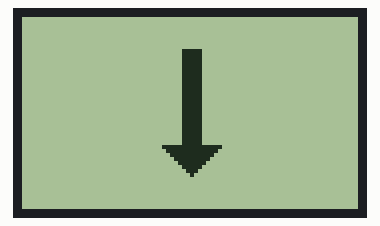
This sketch was run on a simulated Arduino Uno, built with avr-gcc and run on an emulated ATmega328P. On the bench: 84×48 one-colour display.

Above: at 0.1 s.

The sketch:

LCD_test.ino
```cpp
/*
 * To use this sketch, connect the eight pins from your LCD like thus:
 *
 * Pin 1 -> +3.3V (rightmost, when facing the display head-on)
 * Pin 2 -> Arduino digital pin 3
 * Pin 3 -> Arduino digital pin 4
 * Pin 4 -> Arduino digital pin 5
 * Pin 5 -> Arduino digital pin 7
 * Pin 6 -> Ground
 * Pin 7 -> 10uF capacitor -> Ground
 * Pin 8 -> Arduino digital pin 6
 *
 * Since these LCDs are +3.3V devices, you have to add extra components to
 * connect it to the digital pins of the Arduino (not necessary if you are
 * using a 3.3V variant of the Arduino, such as Sparkfun's Arduino Pro).
 */


#include <PCD8544.h>


// Arrow base (up and down)
const unsigned char base [] = {
  0xFF, 0xFF, 0xFF, 0xFF, 0xFF
};

const unsigned char base2 [] = {
  0xFF, 0xFF, 0xFF, 0xFF, 0xFF
};

const unsigned char base3 [] = {
  0xFF, 0xFF, 0xFF, 0xFF, 0xFF
};

// Arrow down
const unsigned char arrow [] = {
  0x01, 0x03, 0x07, 0x0F, 0x1F
};

const unsigned char arrow1 [] = {
  0x3F, 0x7F, 0xFF, 0x7F, 0x3F
};

const unsigned char arrow2 [] = {
  0x1F, 0x0F, 0x07, 0x03, 0x01
};

//Arrow up
const unsigned char arrowU [] = {
  0x80, 0xC0, 0xE0, 0xF0, 0xF8
};

const unsigned char arrowU1 [] = {
  0xFC, 0xFE, 0xFF, 0xFE, 0xFC
};

const unsigned char arrowU2 [] = {
  0xF8, 0xF0, 0xE0, 0xC0, 0x80
};

// Arrow base for left and right
const unsigned char baseR [] = {
  0x0F, 0x0F, 0x0F, 0x0F, 0x0F
};

const unsigned char baseR2 [] = {
  0x0F, 0x0F, 0x0F, 0x0F, 0x0F
};

const unsigned char baseR3 [] = {
  0x0F, 0x0F, 0x0F, 0x0F, 0x0F
};

const unsigned char baseR4 [] = {
  0x0F, 0x0F, 0x0F, 0x0F, 0x0F
};

const unsigned char baseR5 [] = {
  0x0F, 0x0F, 0x0F, 0x0F, 0x0F
};

const unsigned char baseR6 [] = {
  0x0F, 0x0F, 0x0F, 0x0F, 0x0F
};

const unsigned char baseR7 [] = {
  0x0F, 0x0F, 0x0F, 0x0F, 0x0F
};

const unsigned char baseR8 [] = {
  0x0F, 0x0F, 0x0F, 0x0F, 0x0F
};

//Arrow right
const unsigned char arrowR [] = {
  0xF8, 0xF0, 0xE0, 0xC0, 0x80
};

const unsigned char arrowR1 [] = {
  0xFF, 0xFF, 0xFF, 0xFF, 0xFF
};

const unsigned char arrowR2 [] = {
  0x1F, 0x0F, 0x07, 0x03, 0x01
};

const unsigned char arrowR3 [] = {
  0xFF, 0x7E, 0x3C, 0x18, 0x00
};

//Arrow left
const unsigned char arrowL [] = {
 0x80 , 0xC0 , 0xE0, 0xF0 , 0xF8
};

const unsigned char arrowL1 [] = {
  0xFF, 0xFF, 0xFF, 0xFF, 0xFF
};

const unsigned char arrowL2 [] = {
  0x01, 0x03, 0x07, 0x0F, 0x1F
};

const unsigned char arrowL3 [] = {
  0x00, 0x18 , 0x3C, 0x7E , 0xFF
};


static PCD8544 lcd;


void setup() {
  // PCD8544-compatible displays may have a different resolution...
  lcd.begin(84, 48);

  // Add the base
  lcd.createChar(0, base);
  lcd.createChar(1, base2);
  lcd.createChar(2, base3);

  //down
  lcd.createChar(3, arrow);
  lcd.createChar(4, arrow1);
  lcd.createChar(5, arrow2);

  //up
  lcd.createChar(6, arrowU);
  lcd.createChar(7, arrowU1);
  lcd.createChar(8, arrowU2);

  //Add second base
  lcd.createChar(9, baseR);
  lcd.createChar(10, baseR2);
  lcd.createChar(11, baseR3);
  lcd.createChar(12, baseR4);
  lcd.createChar(13, baseR5);
  lcd.createChar(14, baseR6);
  lcd.createChar(15, baseR7);
  lcd.createChar(16, baseR8);

  //right
  lcd.createChar(17, arrowR);
  lcd.createChar(18, arrowR1);
  lcd.createChar(19, arrowR2);
  lcd.createChar(20, arrowR3);

  //left
  lcd.createChar(21, arrowL);
  lcd.createChar(22, arrowL1);
  lcd.createChar(23, arrowL2);
  lcd.createChar(24, arrowL3);
}


void loop() {

  // Write a piece of text on the first line...
  /*lcd.setCursor(0, 0);
  lcd.print("Is alive !");*/

  int location = 1;
  /*location 1 -> down
    location 2 -> up
    location 3 -> right
    location 4 -> left
  */

  switch(location){
    case 1:
        lcd.setCursor(40, 1);
        lcd.write(0);  // write the smiley
        lcd.setCursor(40, 2);
        lcd.write(1);
        lcd.setCursor(40, 3);
        lcd.write(2);
        lcd.setCursor(35, 4);
        lcd.write(3);
        lcd.setCursor(40, 4);
        lcd.write(4);
        lcd.setCursor(45, 4);
        lcd.write(5);
        break;

     case 2:
        lcd.setCursor(35, 1);
        lcd.write(6);
        lcd.setCursor(40, 1);
        lcd.write(7);
        lcd.setCursor(45, 1);
        lcd.write(8);  // write the smiley
        lcd.setCursor(40, 2);
        lcd.write(2);
        lcd.setCursor(40, 3);
        lcd.write(1);
        lcd.setCursor(40, 4);
        lcd.write(0);
        break;

      case 3:
        lcd.setCursor(20, 3);
        lcd.write(9);
        lcd.setCursor(25, 3);
        lcd.write(10);
        lcd.setCursor(30, 3);
        lcd.write(11);
        lcd.setCursor(35, 3);
        lcd.write(12);
        lcd.setCursor(40, 3);
        lcd.write(13);
        lcd.setCursor(45, 3);
        lcd.write(14);
        lcd.setCursor(50, 3);
        lcd.write(15);
        lcd.setCursor(55, 3);
        lcd.write(16);


        lcd.setCursor(60, 2);
        lcd.write(17);
        lcd.setCursor(60, 3);
        lcd.write(18);
        lcd.setCursor(60, 4);
        lcd.write(19);
        lcd.setCursor(65, 3);
        lcd.write(20);
        break;

     case 4:
        lcd.setCursor(10, 3);
        lcd.write(24);

        lcd.setCursor(15, 2);
        lcd.write(21);
        lcd.setCursor(15, 3);
        lcd.write(22);
        lcd.setCursor(15, 4);
        lcd.write(23);

        lcd.setCursor(20, 3);
        lcd.write(9);
        lcd.setCursor(25, 3);
        lcd.write(10);
        lcd.setCursor(30, 3);
        lcd.write(11);
        lcd.setCursor(35, 3);
        lcd.write(12);
        lcd.setCursor(40, 3);
        lcd.write(13);
        lcd.setCursor(45, 3);
        lcd.write(14);
        lcd.setCursor(50, 3);
        lcd.write(15);
        lcd.setCursor(55, 3);
        lcd.write(16);
        break;
  }

  // Use a potentiometer to set the LCD contrast...
  // short level = map(analogRead(A0), 0, 1023, 0, 127);
  // lcd.setContrast(level);

  delay(1000);
}
```
